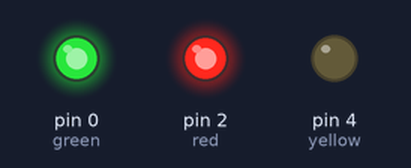
This sketch was run on a simulated Arduino Uno, built with avr-gcc and run on an emulated ATmega328P. Shown: output pins drawn as LEDs (lit = HIGH).

Above: at 0.5 s.
At 3.5 s:
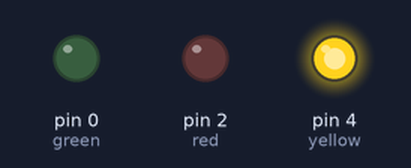
Timing chart, 0 to 4.6 s (numbered marks = the images above):
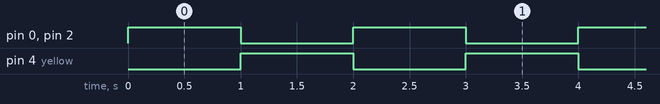

Measured:
- by itself, pin 0 (green), pin 2 (red), pin 4 (yellow): alternates HIGH for 1.0 s and LOW for 1.0 s

The sketch:

Red_Yellow_Green_LEDs.ino
```cpp
int green = 0;
int yellow = 4;
int red = 2;

void setup() {
  pinMode(green, OUTPUT);
  pinMode(yellow, OUTPUT);
  pinMode(red, OUTPUT);
}

void loop() {
  digitalWrite(green, HIGH);
  digitalWrite(yellow, LOW);
  digitalWrite(red, HIGH);

  delay(1000);

  digitalWrite(green, LOW);
  digitalWrite(yellow, HIGH);
  digitalWrite(red, LOW);

  delay(1000);
}
```
